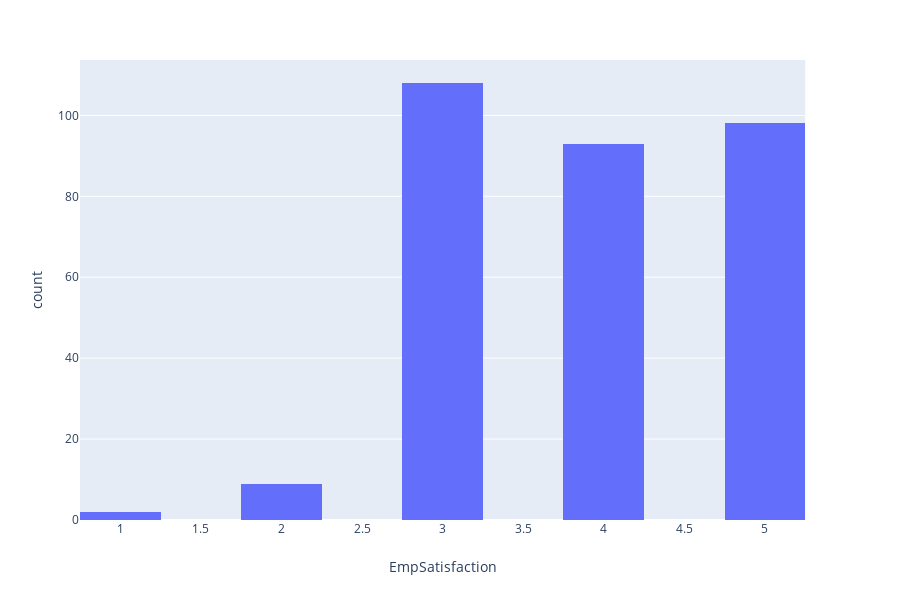

The notebook cell this image was saved under:
### Code cell
# Satisfacción
px.histogram(df_pd, "EmpSatisfaction", nbins=10)

### Figure 1 — Plotly figure (JSON) as saved in the notebook; plotly's stock layout.template omitted (floating-point values rounded to 4 significant figures; data arrays with more than 128 entries replaced by an {"elided": "..."} marker saying what was removed)
{"data": [{"alignmentgroup": "True", "bingroup": "x", "hoverlabel": {"namelength": 0}, "hovertemplate": "EmpSatisfaction=%{x}<br>count=%{y}", "legendgroup": "", "marker": {"color": "#636efa"}, "name": "", "nbinsx": 10, "offsetgroup": "", "orientation": "v", "showlegend": false, "type": "histogram", "x": {"elided": "310 int values"}, "xaxis": "x", "yaxis": "y"}], "layout": {"barmode": "relative", "height": 600, "legend": {"tracegroupgap": 0}, "margin": {"t": 60}, "xaxis": {"anchor": "y", "domain": [0, 0.98], "title": {"text": "EmpSatisfaction"}}, "yaxis": {"anchor": "x", "domain": [0, 1], "title": {"text": "count"}}}}
